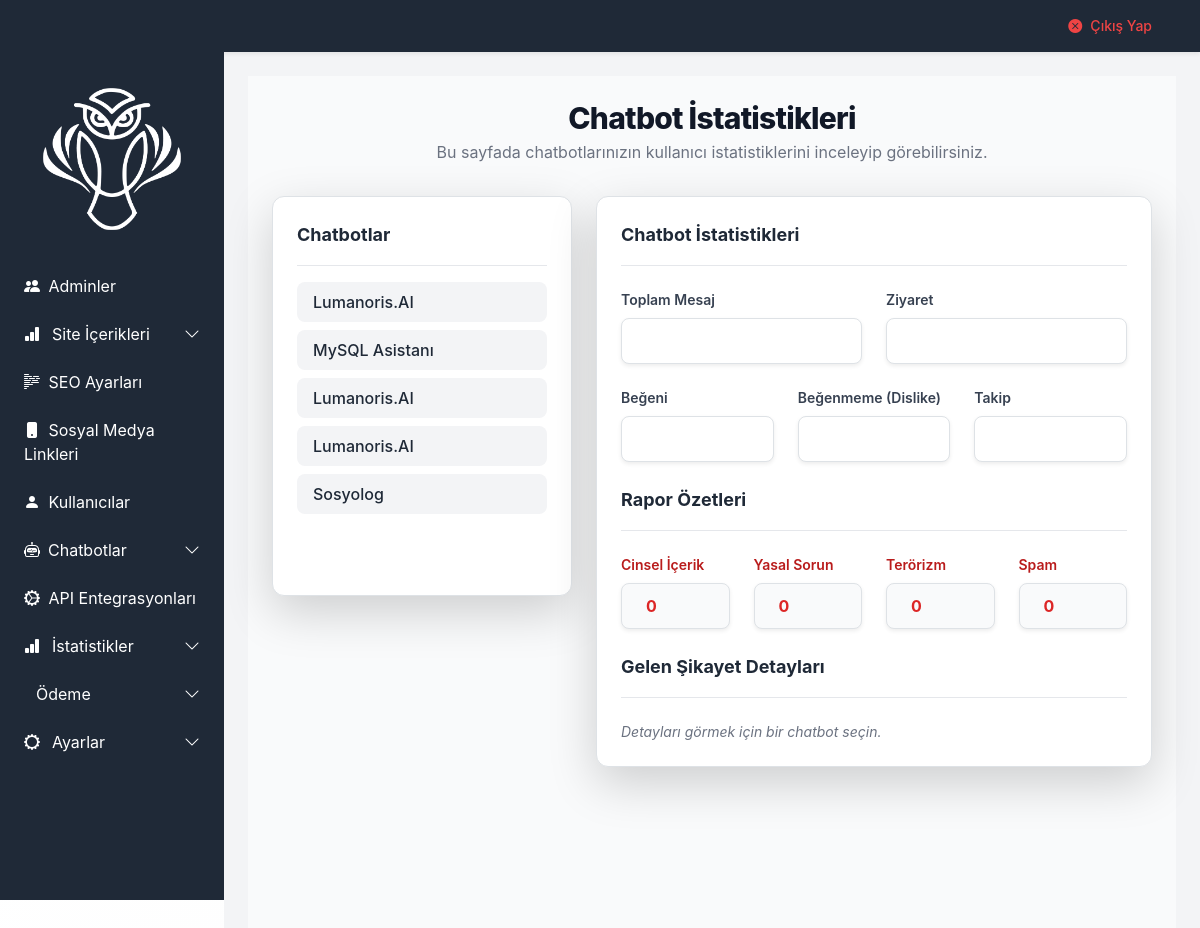
Page /admin/chatbotistatistik (signed in) on the committed database.
### tables this page shows
CREATE TABLE `chatbotlar` (
  `id` int(10) unsigned NOT NULL AUTO_INCREMENT,
  `author_user_id` int(10) unsigned NOT NULL,
  `owner_user_id` int(11) NOT NULL,
  `isim` varchar(255) NOT NULL,
  `aciklama` text DEFAULT NULL,
  `kapak_fotografi` mediumtext NOT NULL,
  `profil_fotografi` mediumtext NOT NULL,
  `kategori_id` int(10) unsigned DEFAULT NULL,
  `style_prompt` varchar(5000) DEFAULT NULL,
  `sohbet_basi_mesaj` text DEFAULT NULL,
  `ucret_haftalik` decimal(10,2) DEFAULT NULL,
  `ucret_aylik` decimal(10,2) DEFAULT NULL,
  `yayimlanma_tarih` datetime DEFAULT current_timestamp(),
  `edit_tarih` datetime DEFAULT current_timestamp() ON UPDATE current_timestamp(),
  PRIMARY KEY (`id`)
);

### functions/db.php (called while the page is built, shortened)
<?php
class Database {
    private static $instance = null;
    private $conn;
    private $driver = 'mysql';
    private $host_dev = 'localhost:3306';
    private $username_dev = 'root';
    private $password_dev = '12345678';
    private $database_dev = 'lumanoris';
    private $host_prod = 'localhost:3306';
    private $username_prod = 'lumansmu_admin';
    private $password_prod = '9owwT70r=~_R;A?f';
    private $database_prod = 'lumansmu_database';
    private function __construct() {
        $serverName = $_SERVER['SERVER_NAME'] ?? 'localhost';
        $isLocal = in_array($serverName, ['localhost', '127.0.0.1', '::1'], true)
               || str_contains($serverName, '.local')
               || str_contains($serverName, '.test');
        $this->host     = $isLocal ? $this->host_dev     : $this->host_prod;
        $this->username = $isLocal ? $this->username_dev : $this->username_prod;
        $this->password = $isLocal ? $this->password_dev : $this->password_prod;
        $this->database = $isLocal ? $this->database_dev : $this->database_prod;
        $host_parts = explode(':', $this->host);
        $host_name = $host_parts[0];
        $port = isset($host_parts[1]) ? (int)$host_parts[1] : 3306;
        $dsn = "$this->driver:host=$host_name;dbname=$this->database;charset=utf8mb4;port=$port";
        $options = [
            PDO::ATTR_ERRMODE            => PDO::ERRMODE_EXCEPTION,
            PDO::ATTR_DEFAULT_FETCH_MODE => PDO::FETCH_ASSOC,
            PDO::ATTR_EMULATE_PREPARES   => false,
        ];
        try {
            $this->conn = new PDO($dsn, $this->username, $this->password, $options);
        } catch (PDOException $e) {
            throw new Exception('Veritabanı bağlantısı başarısız: ' . $e->getMessage());
        }
    }
    private function loadEnvOverrides(): void {
        $env = [];
        $envFiles = [
            __DIR__ . '/../.env',
            __DIR__ . '/../admin/.env',
        ];
        $get = function (string ...$keys) use ($env) {
            foreach ($keys as $key) {
                $value = $_ENV[$key] ?? $_SERVER[$key] ?? getenv($key);
                if ($value !== false && $value !== null && $value !== '') {
                    return $value;
                }
                if (isset($env[$key]) && $env[$key] !== '') {
                    return $env[$key];
                }
            }
            return null;
        };
        $this->host_dev = $get('DB_HOST_DEV', 'MYSQL_HOST_DEV') ?? $this->host_dev;
        $this->username_dev = $get('DB_USERNAME_DEV', 'DB_USER_DEV', 'MYSQL_USER_DEV') ?? $this->username_dev;
        $this->password_dev = $get('DB_PASSWORD_DEV', 'DB_PASS_DEV', 'MYSQL_PASSWORD_DEV') ?? $this->password_dev;
        $this->database_dev = $get('DB_DATABASE_DEV', 'DB_NAME_DEV', 'MYSQL_DATABASE_DEV') ?? $this->database_dev;
        $this->host_prod = $get('DB_HOST_PROD', 'DB_HOST', 'MYSQL_HOST') ?? $this->host_prod;
        $this->username_prod = $get('DB_USERNAME_PROD', 'DB_USERNAME', 'DB_USER', 'MYSQL_USER') ?? $this->username_prod;
        $this->password_prod = $get('DB_PASSWORD_PROD', 'DB_PASSWORD', 'DB_PASS', 'MYSQL_PASSWORD') ?? $this->password_prod;
        $this->database_prod = $get('DB_DATABASE_PROD', 'DB_DATABASE', 'DB_NAME', 'MYSQL_DATABASE') ?? $this->database_prod;
    }
    public static function getInstance() {
        if (self::$instance === null) {
            self::$instance = new Database();
        }
        return self::$instance;
    }
    private function executePreparedStatement($query, $params = []) {
        $stmt = $this->conn->prepare($query);
        if (!empty($params)) {
            foreach ($params as $index => $param) {
                $type = PDO::PARAM_STR;
                $stmt->bindValue(($index + 1), $param, $type);
            }
        }
        $stmt->execute();
        return $stmt;
    }
    public function selectMulti($queryBody, $params = [])
    {
        $query = "SELECT " . $queryBody;
        $stmt = $this->executePreparedStatement($query, $params);
        return $stmt->fetchAll();
    }
}
?>

### admin/chatbotistatistik.php (the view, shortened to what this page needs)
<?php
$chatbotlar = $database->selectMulti("id, isim FROM chatbotlar");
?>
<main class="bg-gray-50 p-6 min-h-screen">
    <div class="max-w-screen-xl mx-auto">
        <div class="grid grid-cols-1 lg:grid-cols-[300px_auto] gap-6">
            <aside class="bg-white rounded-xl shadow-lg border border-gray-100 p-4 h-[400px] overflow-y-auto">
                <h3 class="text-lg font-bold text-gray-800 border-b pb-3 mb-3">Chatbotlar</h3>
                <ul id="dataUl" class="space-y-2 overflow-auto">
                    <?php foreach ($chatbotlar as $chatbot): ?>
                        <li class="flex items-center bg-gray-100 hover:bg-indigo-50/70 text-gray-800 px-3 py-2 rounded-lg cursor-pointer transition duration-150" data-id="<?= $chatbot['id'] ?>">
                            <span class="font-medium"><?= htmlspecialchars($chatbot['isim']) ?></span>
                        </li>
                    <?php endforeach; ?>
                </ul>
            </aside>
            <section class="bg-white rounded-xl shadow-lg border border-gray-100 p-6">
                <h3 class="text-lg font-bold text-gray-800 border-b pb-3 mb-4">Chatbot İstatistikleri</h3>
                <form id="dataForm" class="space-y-6" enctype="multipart/form-data">
                    <div class="grid grid-cols-1 md:grid-cols-2 gap-4">
                        <div>
                          <label for="chatbot_chats" class="block font-semibold text-sm text-gray-700 mb-2">Toplam Mesaj</label>
                          <input type="text" id="chatbot_chats" name="chatbot_chats" class="w-full border border-gray-300 rounded-lg px-4 py-2.5 bg-white focus:outline-none focus:ring-2 focus:ring-indigo-500 transition shadow-sm"  readonly>
                        </div>
                        <div>
                          <label for="chatbot_visits" class="block font-semibold text-sm text-gray-700 mb-2">Ziyaret</label>
                          <input type="text" id="chatbot_visits" name="chatbot_visits" class="w-full border border-gray-300 rounded-lg px-4 py-2.5 bg-white focus:outline-none focus:ring-2 focus:ring-indigo-500 transition shadow-sm" readonly>
                        </div>
                    </div>
                    <div class="grid grid-cols-1 md:grid-cols-3 gap-4">
                        <div>
                          <label for="chatbot_likes" class="block font-semibold text-sm text-gray-700 mb-2">Beğeni</label>
                          <input type="text" id="chatbot_likes" name="chatbot_likes" class="w-full border border-gray-300 rounded-lg px-4 py-2.5 bg-white focus:outline-none focus:ring-2 focus:ring-indigo-500 transition shadow-sm"  readonly>
                        </div>
                        <div>
                          <label for="chatbot_dislikes" class="block font-semibold text-sm text-gray-700 mb-2">Beğenmeme (Dislike)</label>
                          <input type="text" id="chatbot_dislikes" name="chatbot_dislikes" class="w-full border border-gray-300 rounded-lg px-4 py-2.5 bg-white focus:outline-none focus:ring-2 focus:ring-indigo-500 transition shadow-sm"  readonly>
                        </div>
                        <div>
                          <label for="chatbot_follows" class="block font-semibold text-sm text-gray-700 mb-2">Takip</label>
                          <input type="text" id="chatbot_follows" name="chatbot_follows" class="w-full border border-gray-300 rounded-lg px-4 py-2.5 bg-white focus:outline-none focus:ring-2 focus:ring-indigo-500 transition shadow-sm"  readonly>
                        </div>
                    </div>
                    <h3 class="text-lg font-bold text-gray-800 border-b pb-3 mb-4 mt-8">Rapor Özetleri</h3>
                    <div class="grid grid-cols-1 sm:grid-cols-2 lg:grid-cols-4 gap-4">
                        <div>
                        <label class="block font-semibold text-sm text-red-700 mb-2">Cinsel İçerik</label>
                        <input type="text" id="report_sexual" name="report_sexual" class="w-full border border-gray-300 rounded-lg px-4 py-2.5 bg-gray-50 focus:outline-none shadow-sm text-red-600 font-bold" readonly value="0">
                        </div>
                        <div>
                        <label class="block font-semibold text-sm text-red-700 mb-2">Yasal Sorun</label>
                        <input type="text" id="report_legal" name="report_legal" class="w-full border border-gray-300 rounded-lg px-4 py-2.5 bg-gray-50 focus:outline-none shadow-sm text-red-600 font-bold" readonly value="0">
                        </div>
                        <div>
                        <label class="block font-semibold text-sm text-red-700 mb-2">Terörizm</label>
                        <input type="text" id="report_terrorism" name="report_terrorism" class="w-full border border-gray-300 rounded-lg px-4 py-2.5 bg-gray-50 focus:outline-none shadow-sm text-red-600 font-bold" readonly value="0">
                        </div>
                        <div>
                        <label class="block font-semibold text-sm text-red-700 mb-2">Spam</label>
                        <input type="text" id="report_spam" name="report_spam" class="w-full border border-gray-300 rounded-lg px-4 py-2.5 bg-gray-50 focus:outline-none shadow-sm text-red-600 font-bold" readonly value="0">
                        </div>
                    </div>
                    <h3 class="text-lg font-bold text-gray-800 border-b pb-3 mb-4 mt-8">Gelen Şikayet Detayları</h3>
                    <div id="reportDetailsList" class="space-y-4 max-h-[500px] overflow-y-auto pr-2">
                        <p class="text-gray-500 italic text-sm">Detayları görmek için bir chatbot seçin.</p>
                    </div>
                </form>
            </section>
        </div>
    </div>
</main>

### admin/assets/css/admin.css (style rules this page uses)
html, body { font-family: 'Inter' !important; scroll-behavior: smooth; }

### rows in the picture
chatbotlar: isim "Lumanoris.AI"
chatbotlar: isim "MySQL Asistanı"
chatbotlar: isim "Lumanoris.AI"
chatbotlar: isim "Lumanoris.AI"
chatbotlar: isim "Sosyolog"

### other values in the picture
$title "Chatbot İstatistikleri"
$subtitle "Bu sayfada chatbotlarınızın kullanıcı istatistiklerini inceleyip görebilirsiniz."
